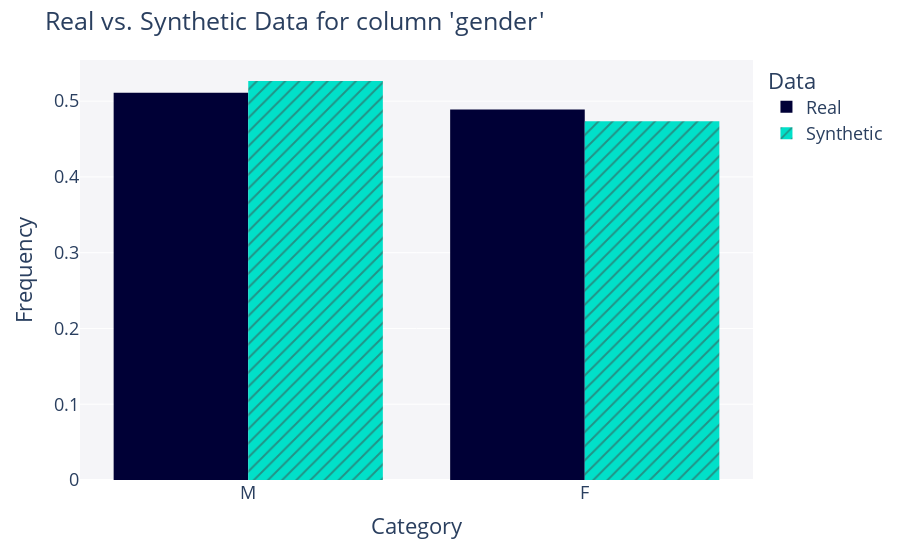

The notebook cell saved with this chart:
### Code cell
get_column_plot(
    real_data=datos,
    synthetic_data=synth_data,
    column_name='gender'
)

### Figure 1 — Plotly figure (JSON) as saved in the notebook; plotly's stock layout.template omitted (floating-point values rounded to 4 significant figures; data arrays with more than 128 entries replaced by an {"elided": "..."} marker saying what was removed)
{"data": [{"alignmentgroup": "True", "bingroup": "x", "histnorm": "probability density", "hovertemplate": "<b>Real</b><br>Frequency: %{y}<extra></extra>", "legendgroup": "Real", "marker": {"color": "#000036", "pattern": {"shape": ""}}, "name": "Real", "offsetgroup": "Real", "orientation": "v", "showlegend": true, "type": "histogram", "x": {"elided": "1000 str values"}, "xaxis": "x", "yaxis": "y"}, {"alignmentgroup": "True", "bingroup": "x", "histnorm": "probability density", "hovertemplate": "<b>Synthetic</b><br>Frequency: %{y}<extra></extra>", "legendgroup": "Synthetic", "marker": {"color": "#01E0C9", "pattern": {"shape": "/"}}, "name": "Synthetic", "offsetgroup": "Synthetic", "orientation": "v", "showlegend": true, "type": "histogram", "x": {"elided": "10000 str values"}, "xaxis": "x", "yaxis": "y"}], "layout": {"barmode": "group", "font": {"size": 18}, "legend": {"title": {"text": "Data"}, "tracegroupgap": 0}, "margin": {"t": 60}, "plot_bgcolor": "#F5F5F8", "title": {"text": "Real vs. Synthetic Data for column 'gender'"}, "xaxis": {"anchor": "y", "domain": [0, 1], "title": {"text": "Category"}}, "yaxis": {"anchor": "x", "domain": [0, 1], "title": {"text": "Frequency"}}}}
